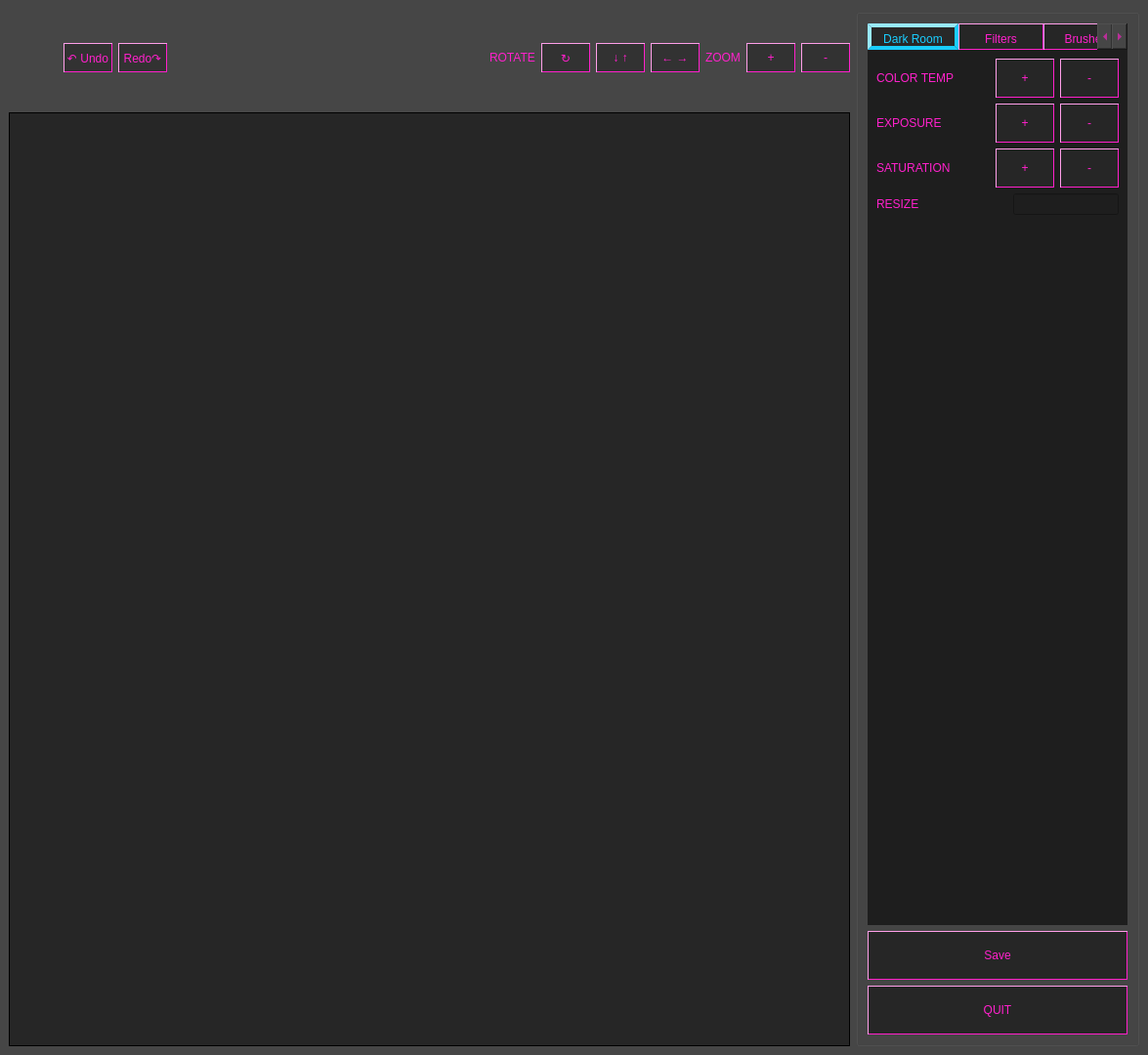
<?xml version="1.0" encoding="UTF-8"?>
<ui version="4.0">
 <class>workingwindow</class>
 <widget class="QMainWindow" name="workingwindow">
  <property name="geometry">
   <rect>
    <x>0</x>
    <y>0</y>
    <width>1175</width>
    <height>1080</height>
   </rect>
  </property>
  <property name="maximumSize">
   <size>
    <width>1920</width>
    <height>1080</height>
   </size>
  </property>
  <property name="palette">
   <palette>
    <active>
     <colorrole role="WindowText">
      <brush brushstyle="SolidPattern">
       <color alpha="255">
        <red>255</red>
        <green>255</green>
        <blue>255</blue>
       </color>
      </brush>
     </colorrole>
     <colorrole role="Button">
      <brush brushstyle="SolidPattern">
       <color alpha="255">
        <red>77</red>
        <green>77</green>
        <blue>77</blue>
       </color>
      </brush>
     </colorrole>
     <colorrole role="Light">
      <brush brushstyle="SolidPattern">
       <color alpha="255">
        <red>115</red>
        <green>115</green>
        <blue>115</blue>
       </color>
      </brush>
     </colorrole>
     <colorrole role="Midlight">
      <brush brushstyle="SolidPattern">
       <color alpha="255">
        <red>96</red>
        <green>96</green>
        <blue>96</blue>
       </color>
      </brush>
     </colorrole>
     <colorrole role="Dark">
      <brush brushstyle="SolidPattern">
       <color alpha="255">
        <red>38</red>
        <green>38</green>
        <blue>38</blue>
       </color>
      </brush>
     </colorrole>
     <colorrole role="Mid">
      <brush brushstyle="SolidPattern">
       <color alpha="255">
        <red>51</red>
        <green>51</green>
        <blue>51</blue>
       </color>
      </brush>
     </colorrole>
     <colorrole role="Text">
      <brush brushstyle="SolidPattern">
       <color alpha="255">
        <red>255</red>
        <green>255</green>
        <blue>255</blue>
       </color>
      </brush>
     </colorrole>
     <colorrole role="BrightText">
      <brush brushstyle="SolidPattern">
       <color alpha="255">
        <red>255</red>
        <green>255</green>
        <blue>255</blue>
       </color>
      </brush>
     </colorrole>
     <colorrole role="ButtonText">
      <brush brushstyle="SolidPattern">
       <color alpha="255">
        <red>255</red>
        <green>255</green>
        <blue>255</blue>
       </color>
      </brush>
     </colorrole>
     <colorrole role="Base">
      <brush brushstyle="SolidPattern">
       <color alpha="255">
        <red>0</red>
        <green>0</green>
        <blue>0</blue>
       </color>
      </brush>
     </colorrole>
     <colorrole role="Window">
      <brush brushstyle="SolidPattern">
       <color alpha="255">
        <red>77</red>
        <green>77</green>
        <blue>77</blue>
       </color>
      </brush>
     </colorrole>
     <colorrole role="Shadow">
      <brush brushstyle="SolidPattern">
       <color alpha="255">
        <red>0</red>
        <green>0</green>
        <blue>0</blue>
       </color>
      </brush>
     </colorrole>
     <colorrole role="AlternateBase">
      <brush brushstyle="SolidPattern">
       <color alpha="255">
        <red>38</red>
        <green>38</green>
        <blue>38</blue>
       </color>
      </brush>
     </colorrole>
     <colorrole role="ToolTipBase">
      <brush brushstyle="SolidPattern">
       <color alpha="255">
        <red>255</red>
        <green>255</green>
        <blue>220</blue>
       </color>
      </brush>
     </colorrole>
     <colorrole role="ToolTipText">
      <brush brushstyle="SolidPattern">
       <color alpha="255">
        <red>0</red>
        <green>0</green>
        <blue>0</blue>
       </color>
      </brush>
     </colorrole>
    </active>
    <inactive>
     <colorrole role="WindowText">
      <brush brushstyle="SolidPattern">
       <color alpha="255">
        <red>255</red>
        <green>255</green>
        <blue>255</blue>
       </color>
      </brush>
     </colorrole>
     <colorrole role="Button">
      <brush brushstyle="SolidPattern">
       <color alpha="255">
        <red>77</red>
        <green>77</green>
        <blue>77</blue>
       </color>
      </brush>
     </colorrole>
     <colorrole role="Light">
      <brush brushstyle="SolidPattern">
       <color alpha="255">
        <red>115</red>
        <green>115</green>
        <blue>115</blue>
       </color>
      </brush>
     </colorrole>
     <colorrole role="Midlight">
      <brush brushstyle="SolidPattern">
       <color alpha="255">
        <red>96</red>
        <green>96</green>
        <blue>96</blue>
       </color>
      </brush>
     </colorrole>
     <colorrole role="Dark">
      <brush brushstyle="SolidPattern">
       <color alpha="255">
        <red>38</red>
        <green>38</green>
        <blue>38</blue>
       </color>
      </brush>
     </colorrole>
     <colorrole role="Mid">
      <brush brushstyle="SolidPattern">
       <color alpha="255">
        <red>51</red>
        <green>51</green>
        <blue>51</blue>
       </color>
      </brush>
     </colorrole>
     <colorrole role="Text">
      <brush brushstyle="SolidPattern">
       <color alpha="255">
        <red>255</red>
        <green>255</green>
        <blue>255</blue>
       </color>
      </brush>
     </colorrole>
     <colorrole role="BrightText">
      <brush brushstyle="SolidPattern">
       <color alpha="255">
        <red>255</red>
        <green>255</green>
        <blue>255</blue>
       </color>
      </brush>
     </colorrole>
     <colorrole role="ButtonText">
      <brush brushstyle="SolidPattern">
       <color alpha="255">
        <red>255</red>
        <green>255</green>
        <blue>255</blue>
       </color>
      </brush>
     </colorrole>
     <colorrole role="Base">
      <brush brushstyle="SolidPattern">
       <color alpha="255">
        <red>0</red>
        <green>0</green>
        <blue>0</blue>
       </color>
      </brush>
     </colorrole>
     <colorrole role="Window">
      <brush brushstyle="SolidPattern">
       <color alpha="255">
        <red>77</red>
        <green>77</green>
        <blue>77</blue>
       </color>
      </brush>
     </colorrole>
     <colorrole role="Shadow">
      <brush brushstyle="SolidPattern">
       <color alpha="255">
        <red>0</red>
        <green>0</green>
        <blue>0</blue>
       </color>
      </brush>
     </colorrole>
     <colorrole role="AlternateBase">
      <brush brushstyle="SolidPattern">
       <color alpha="255">
        <red>38</red>
        <green>38</green>
        <blue>38</blue>
       </color>
      </brush>
     </colorrole>
     <colorrole role="ToolTipBase">
      <brush brushstyle="SolidPattern">
       <color alpha="255">
        <red>255</red>
        <green>255</green>
        <blue>220</blue>
       </color>
      </brush>
     </colorrole>
     <colorrole role="ToolTipText">
      <brush brushstyle="SolidPattern">
       <color alpha="255">
        <red>0</red>
        <green>0</green>
        <blue>0</blue>
       </color>
      </brush>
     </colorrole>
    </inactive>
    <disabled>
     <colorrole role="WindowText">
      <brush brushstyle="SolidPattern">
       <color alpha="255">
        <red>38</red>
        <green>38</green>
        <blue>38</blue>
       </color>
      </brush>
     </colorrole>
     <colorrole role="Button">
      <brush brushstyle="SolidPattern">
       <color alpha="255">
        <red>77</red>
        <green>77</green>
        <blue>77</blue>
       </color>
      </brush>
     </colorrole>
     <colorrole role="Light">
      <brush brushstyle="SolidPattern">
       <color alpha="255">
        <red>115</red>
        <green>115</green>
        <blue>115</blue>
       </color>
      </brush>
     </colorrole>
     <colorrole role="Midlight">
      <brush brushstyle="SolidPattern">
       <color alpha="255">
        <red>96</red>
        <green>96</green>
        <blue>96</blue>
       </color>
      </brush>
     </colorrole>
     <colorrole role="Dark">
      <brush brushstyle="SolidPattern">
       <color alpha="255">
        <red>38</red>
        <green>38</green>
        <blue>38</blue>
       </color>
      </brush>
     </colorrole>
     <colorrole role="Mid">
      <brush brushstyle="SolidPattern">
       <color alpha="255">
        <red>51</red>
        <green>51</green>
        <blue>51</blue>
       </color>
      </brush>
     </colorrole>
     <colorrole role="Text">
      <brush brushstyle="SolidPattern">
       <color alpha="255">
        <red>38</red>
        <green>38</green>
        <blue>38</blue>
       </color>
      </brush>
     </colorrole>
     <colorrole role="BrightText">
      <brush brushstyle="SolidPattern">
       <color alpha="255">
        <red>255</red>
        <green>255</green>
        <blue>255</blue>
       </color>
      </brush>
     </colorrole>
     <colorrole role="ButtonText">
      <brush brushstyle="SolidPattern">
       <color alpha="255">
        <red>38</red>
        <green>38</green>
        <blue>38</blue>
       </color>
      </brush>
     </colorrole>
     <colorrole role="Base">
      <brush brushstyle="SolidPattern">
       <color alpha="255">
        <red>77</red>
        <green>77</green>
        <blue>77</blue>
       </color>
      </brush>
     </colorrole>
     <colorrole role="Window">
      <brush brushstyle="SolidPattern">
       <color alpha="255">
        <red>77</red>
        <green>77</green>
        <blue>77</blue>
       </color>
      </brush>
     </colorrole>
     <colorrole role="Shadow">
      <brush brushstyle="SolidPattern">
       <color alpha="255">
        <red>0</red>
        <green>0</green>
        <blue>0</blue>
       </color>
      </brush>
     </colorrole>
     <colorrole role="AlternateBase">
      <brush brushstyle="SolidPattern">
       <color alpha="255">
        <red>77</red>
        <green>77</green>
        <blue>77</blue>
       </color>
      </brush>
     </colorrole>
     <colorrole role="ToolTipBase">
      <brush brushstyle="SolidPattern">
       <color alpha="255">
        <red>255</red>
        <green>255</green>
        <blue>220</blue>
       </color>
      </brush>
     </colorrole>
     <colorrole role="ToolTipText">
      <brush brushstyle="SolidPattern">
       <color alpha="255">
        <red>0</red>
        <green>0</green>
        <blue>0</blue>
       </color>
      </brush>
     </colorrole>
    </disabled>
   </palette>
  </property>
  <property name="mouseTracking">
   <bool>true</bool>
  </property>
  <property name="windowTitle">
   <string>FOTOSHOP</string>
  </property>
  <property name="windowIcon">
   <iconset resource="Images/Images.qrc">
    <normaloff>:/Icon/fs.png</normaloff>:/Icon/fs.png</iconset>
  </property>
  <property name="windowOpacity">
   <double>0.500000000000000</double>
  </property>
  <property name="autoFillBackground">
   <bool>true</bool>
  </property>
  <widget class="QWidget" name="centralwidget">
   <property name="styleSheet">
    <string notr="true">background-color: rgb(70, 70, 70);</string>
   </property>
   <layout class="QGridLayout" name="gridLayout_3">
    <item row="0" column="0">
     <layout class="QHBoxLayout" name="horizontalLayout">
      <item>
       <layout class="QVBoxLayout" name="verticalLayout_5">
        <item>
         <layout class="QHBoxLayout" name="horizontalLayout_8">
          <item>
           <widget class="QPushButton" name="OpenNew">
            <property name="minimumSize">
             <size>
              <width>50</width>
              <height>100</height>
             </size>
            </property>
            <property name="styleSheet">
             <string notr="true">QPushButton {image: url(:/Icon/fs.png);}
QPushButton {border-style: outset; border-width: 0px;}</string>
            </property>
            <property name="text">
             <string/>
            </property>
           </widget>
          </item>
          <item>
           <layout class="QVBoxLayout" name="verticalLayout_7">
            <item>
             <widget class="QPushButton" name="Undo">
              <property name="minimumSize">
               <size>
                <width>50</width>
                <height>30</height>
               </size>
              </property>
              <property name="styleSheet">
               <string notr="true">QPushButton {
	color: rgb(255, 32, 203);
	font: 75 8pt &quot;System&quot;;

     border-style: outset;
	 
	 border-color: rgb(255, 32, 203);
	 background-color: rgb(50, 50, 50);
	 border-width: 1px;
}

 QPushButton:hover{
 
	border-width: 4px;
	border-color: rgb(25, 205, 255);
	color: rgb(25,205,255);

 }</string>
              </property>
              <property name="text">
               <string>↶ Undo</string>
              </property>
             </widget>
            </item>
           </layout>
          </item>
          <item>
           <layout class="QVBoxLayout" name="verticalLayout_6">
            <item>
             <widget class="QPushButton" name="Redo">
              <property name="minimumSize">
               <size>
                <width>50</width>
                <height>30</height>
               </size>
              </property>
              <property name="styleSheet">
               <string notr="true">QPushButton {
	color: rgb(255, 32, 203);
	font: 75 8pt &quot;System&quot;;

     border-style: outset;
	 
	 border-color: rgb(255, 32, 203);
	 background-color: rgb(50, 50, 50);
	 border-width: 1px;
}

 QPushButton:hover{
 
	border-width: 4px;
	border-color: rgb(25, 205, 255);
	color: rgb(25,205,255);

 }</string>
              </property>
              <property name="text">
               <string>Redo↷</string>
              </property>
             </widget>
            </item>
           </layout>
          </item>
         </layout>
        </item>
       </layout>
      </item>
      <item>
       <spacer name="horizontalSpacer">
        <property name="orientation">
         <enum>Qt::Horizontal</enum>
        </property>
        <property name="sizeHint" stdset="0">
         <size>
          <width>40</width>
          <height>20</height>
         </size>
        </property>
       </spacer>
      </item>
      <item>
       <widget class="QLabel" name="label_6">
        <property name="text">
         <string/>
        </property>
        <property name="pixmap">
         <pixmap resource="Images/Images.qrc">:/blooddragon2.png</pixmap>
        </property>
       </widget>
      </item>
      <item>
       <spacer name="horizontalSpacer_5">
        <property name="orientation">
         <enum>Qt::Horizontal</enum>
        </property>
        <property name="sizeHint" stdset="0">
         <size>
          <width>40</width>
          <height>20</height>
         </size>
        </property>
       </spacer>
      </item>
      <item>
       <layout class="QHBoxLayout" name="horizontalLayout_6">
        <item>
         <widget class="QLabel" name="label_5">
          <property name="styleSheet">
           <string notr="true">Color: rgb(255,32,203);

font: 75 8pt &quot;System&quot;;</string>
          </property>
          <property name="text">
           <string>ROTATE</string>
          </property>
         </widget>
        </item>
        <item>
         <widget class="QPushButton" name="Rotate">
          <property name="minimumSize">
           <size>
            <width>50</width>
            <height>30</height>
           </size>
          </property>
          <property name="styleSheet">
           <string notr="true">QPushButton {
	color: rgb(255, 32, 203);
	font: 75 8pt &quot;System&quot;;

     border-style: outset;
	 
	 border-color: rgb(255, 32, 203);
	 background-color: rgb(50, 50, 50);
	 border-width: 1px;
}

 QPushButton:hover{
 
	border-width: 4px;
	border-color: rgb(25, 205, 255);
	color: rgb(25,205,255);

 }</string>
          </property>
          <property name="text">
           <string>↻</string>
          </property>
         </widget>
        </item>
        <item>
         <widget class="QPushButton" name="updown">
          <property name="minimumSize">
           <size>
            <width>50</width>
            <height>30</height>
           </size>
          </property>
          <property name="styleSheet">
           <string notr="true">QPushButton {
	color: rgb(255, 32, 203);
	font: 75 8pt &quot;System&quot;;

     border-style: outset;
	 
	 border-color: rgb(255, 32, 203);
	 background-color: rgb(50, 50, 50);
	 border-width: 1px;
}

 QPushButton:hover{
 
	border-width: 4px;
	border-color: rgb(25, 205, 255);
	color: rgb(25,205,255);

 }</string>
          </property>
          <property name="text">
           <string>↓ ↑</string>
          </property>
         </widget>
        </item>
        <item>
         <widget class="QPushButton" name="leftright">
          <property name="minimumSize">
           <size>
            <width>50</width>
            <height>30</height>
           </size>
          </property>
          <property name="styleSheet">
           <string notr="true">QPushButton {
	color: rgb(255, 32, 203);
	font: 75 8pt &quot;System&quot;;

     border-style: outset;
	 
	 border-color: rgb(255, 32, 203);
	 background-color: rgb(50, 50, 50);
	 border-width: 1px;
}

 QPushButton:hover{
 
	border-width: 4px;
	border-color: rgb(25, 205, 255);
	color: rgb(25,205,255);

 }</string>
          </property>
          <property name="text">
           <string>← →</string>
          </property>
         </widget>
        </item>
       </layout>
      </item>
      <item>
       <layout class="QHBoxLayout" name="horizontalLayout_2">
        <item>
         <widget class="QLabel" name="label">
          <property name="styleSheet">
           <string notr="true">Color: rgb(255,32,203);

font: 75 8pt &quot;System&quot;;</string>
          </property>
          <property name="text">
           <string>ZOOM</string>
          </property>
         </widget>
        </item>
        <item>
         <widget class="QPushButton" name="ZoomIn">
          <property name="minimumSize">
           <size>
            <width>50</width>
            <height>30</height>
           </size>
          </property>
          <property name="styleSheet">
           <string notr="true">QPushButton {
	color: rgb(255, 32, 203);
	font: 75 8pt &quot;System&quot;;

     border-style: outset;
	 
	 border-color: rgb(255, 32, 203);
	 background-color: rgb(50, 50, 50);
	 border-width: 1px;
}

 QPushButton:hover{
 
	border-width: 4px;
	border-color: rgb(25, 205, 255);
	color: rgb(25,205,255);

 }</string>
          </property>
          <property name="text">
           <string>+</string>
          </property>
         </widget>
        </item>
        <item>
         <widget class="QPushButton" name="ZoomOut">
          <property name="minimumSize">
           <size>
            <width>50</width>
            <height>30</height>
           </size>
          </property>
          <property name="styleSheet">
           <string notr="true">QPushButton {
	color: rgb(255, 32, 203);
	font: 75 8pt &quot;System&quot;;

     border-style: outset;
	 
	 border-color: rgb(255, 32, 203);
	 background-color: rgb(50, 50, 50);
	 border-width: 1px;
}

 QPushButton:hover{
 
	border-width: 4px;
	border-color: rgb(25, 205, 255);
	color: rgb(25,205,255);

 }</string>
          </property>
          <property name="text">
           <string>-</string>
          </property>
         </widget>
        </item>
       </layout>
      </item>
     </layout>
    </item>
    <item row="1" column="0" rowspan="2">
     <layout class="QGridLayout" name="gridLayout_2">
      <item row="0" column="0">
       <widget class="QScrollArea" name="scrollArea">
        <property name="styleSheet">
         <string notr="true">QScrollArea 
{
	
	alternate-background-color: rgb(26, 255, 190);
	
	border-color: rgb(255, 0, 4);
	
	gridline-color: rgb(255, 170, 0);
	
	selection-color: rgb(0, 255, 0);
	background-color: rgb(0, 0, 0);
}</string>
        </property>
        <property name="widgetResizable">
         <bool>true</bool>
        </property>
        <widget class="QWidget" name="scrollAreaWidgetContents">
         <property name="geometry">
          <rect>
           <x>0</x>
           <y>0</y>
           <width>857</width>
           <height>700</height>
          </rect>
         </property>
         <property name="styleSheet">
          <string notr="true">background-color: rgb(38, 38, 38);</string>
         </property>
         <layout class="QGridLayout" name="gridLayout">
          <item row="0" column="0">
           <widget class="QLabel" name="imageLabel">
            <property name="text">
             <string/>
            </property>
            <property name="alignment">
             <set>Qt::AlignCenter</set>
            </property>
           </widget>
          </item>
         </layout>
        </widget>
       </widget>
      </item>
     </layout>
    </item>
    <item row="0" column="1" rowspan="3" alignment="Qt::AlignRight">
     <widget class="QGroupBox" name="horizontalGroupBox">
      <property name="minimumSize">
       <size>
        <width>290</width>
        <height>0</height>
       </size>
      </property>
      <property name="maximumSize">
       <size>
        <width>290</width>
        <height>16777215</height>
       </size>
      </property>
      <property name="styleSheet">
       <string notr="true">selection-color: rgb(0, 0, 0);
border-color: rgb(0, 0, 0);
gridline-color: rgb(0, 0, 0);

color: rgb(255,32,203);
border-color: rgb(70, 70, 70);
background-color: rgb(70, 70, 70);
</string>
      </property>
      <layout class="QVBoxLayout" name="verticalLayout">
       <item>
        <widget class="QTabWidget" name="tabWidget">
         <property name="minimumSize">
          <size>
           <width>80</width>
           <height>0</height>
          </size>
         </property>
         <property name="styleSheet">
          <string notr="true">
QTabBar:tab 
{
	color: rgb(255, 32, 203);
	font: 75 6pt &quot;System&quot;;
	padding: 5px, 0px, 5px;
     border-style: outset;
	border-color: rgb(255, 32, 203);
	 background-color: rgb(38, 38, 38);
	 border-width: 1px;
	 width: 85px;
}

QTabBar:tab:selected, QTabBar:tab:hover { 
	color:rgb(25, 205, 255);
	border-color:rgb(25, 205, 255);
	background-color: rgb(40, 40, 40);
	border-width: 4px;
	font: 75 8pt &quot;System&quot;;

 }</string>
         </property>
         <property name="currentIndex">
          <number>0</number>
         </property>
         <widget class="QWidget" name="darkroom">
          <property name="minimumSize">
           <size>
            <width>0</width>
            <height>0</height>
           </size>
          </property>
          <property name="styleSheet">
           <string notr="true">color: rgb(255,32,203);
background-color: rgb(30, 30, 30);

border-color: rgb(255,32,203);

gridline-color: rgb(255, 0, 255);

selection-color: rgb(255, 0, 255);

selection-background-color: rgb(255, 0, 255);
alternate-background-color: rgb(255, 0, 255);</string>
          </property>
          <attribute name="title">
           <string>Dark Room</string>
          </attribute>
          <layout class="QVBoxLayout" name="verticalLayout_3">
           <item>
            <layout class="QHBoxLayout" name="horizontalLayout_3">
             <item>
              <widget class="QLabel" name="label_2">
               <property name="styleSheet">
                <string notr="true">Color: rgb(255,32,203);

font: 75 8pt &quot;System&quot;;</string>
               </property>
               <property name="text">
                <string>COLOR TEMP</string>
               </property>
              </widget>
             </item>
             <item>
              <spacer name="horizontalSpacer_3">
               <property name="orientation">
                <enum>Qt::Horizontal</enum>
               </property>
               <property name="sizeHint" stdset="0">
                <size>
                 <width>40</width>
                 <height>20</height>
                </size>
               </property>
              </spacer>
             </item>
             <item>
              <widget class="QPushButton" name="WarmifyButton">
               <property name="minimumSize">
                <size>
                 <width>60</width>
                 <height>40</height>
                </size>
               </property>
               <property name="styleSheet">
                <string notr="true">QPushButton {
	color: rgb(255, 32, 203);
	font: 75 8pt &quot;System&quot;;

     border-style: outset;
	 
	 border-color: rgb(255, 32, 203);
	 background-color: rgb(38, 38, 38);
	 border-width: 1px;
}

 QPushButton:hover{
 
	border-width: 4px;
	border-color: rgb(25, 205, 255);
	color: rgb(25,205,255);

 }</string>
               </property>
               <property name="text">
                <string>+</string>
               </property>
              </widget>
             </item>
             <item>
              <widget class="QPushButton" name="coolButton">
               <property name="minimumSize">
                <size>
                 <width>60</width>
                 <height>40</height>
                </size>
               </property>
               <property name="styleSheet">
                <string notr="true">QPushButton {
	color: rgb(255, 32, 203);
	font: 75 8pt &quot;System&quot;;

     border-style: outset;
	 
	 border-color: rgb(255, 32, 203);
	 background-color: rgb(38, 38, 38);
	 border-width: 1px;
}

 QPushButton:hover{
 
	border-width: 4px;
	border-color: rgb(25, 205, 255);
	color: rgb(25,205,255);

 }</string>
               </property>
               <property name="text">
                <string>-</string>
               </property>
              </widget>
             </item>
            </layout>
           </item>
           <item>
            <layout class="QHBoxLayout" name="horizontalLayout_4">
             <item>
              <widget class="QLabel" name="label_3">
               <property name="styleSheet">
                <string notr="true">Color: rgb(255,32,203);

font: 75 8pt &quot;System&quot;;</string>
               </property>
               <property name="text">
                <string>EXPOSURE</string>
               </property>
              </widget>
             </item>
             <item>
              <spacer name="horizontalSpacer_2">
               <property name="orientation">
                <enum>Qt::Horizontal</enum>
               </property>
               <property name="sizeHint" stdset="0">
                <size>
                 <width>40</width>
                 <height>20</height>
                </size>
               </property>
              </spacer>
             </item>
             <item>
              <widget class="QPushButton" name="overExposeButton">
               <property name="minimumSize">
                <size>
                 <width>60</width>
                 <height>40</height>
                </size>
               </property>
               <property name="styleSheet">
                <string notr="true">QPushButton {
	color: rgb(255, 32, 203);
	font: 75 8pt &quot;System&quot;;

     border-style: outset;
	 
	 border-color: rgb(255, 32, 203);
	 background-color: rgb(38, 38, 38);
	 border-width: 1px;
}

 QPushButton:hover{
 
	border-width: 4px;
	border-color: rgb(25, 205, 255);
	color: rgb(25,205,255);

 }</string>
               </property>
               <property name="text">
                <string>+</string>
               </property>
              </widget>
             </item>
             <item>
              <widget class="QPushButton" name="underExposeButton">
               <property name="minimumSize">
                <size>
                 <width>60</width>
                 <height>40</height>
                </size>
               </property>
               <property name="styleSheet">
                <string notr="true">QPushButton {
	color: rgb(255, 32, 203);
	font: 75 8pt &quot;System&quot;;

     border-style: outset;
	 
	 border-color: rgb(255, 32, 203);
	 background-color: rgb(38, 38, 38);
	 border-width: 1px;
}

 QPushButton:hover{
 
	border-width: 4px;
	border-color: rgb(25, 205, 255);
	color: rgb(25,205,255);

 }</string>
               </property>
               <property name="text">
                <string>-</string>
               </property>
              </widget>
             </item>
            </layout>
           </item>
           <item>
            <layout class="QHBoxLayout" name="horizontalLayout_5">
             <item>
              <widget class="QLabel" name="label_4">
               <property name="styleSheet">
                <string notr="true">Color: rgb(255,32,203);

font: 75 8pt &quot;System&quot;;</string>
               </property>
               <property name="text">
                <string>SATURATION</string>
               </property>
              </widget>
             </item>
             <item>
              <spacer name="horizontalSpacer_4">
               <property name="orientation">
                <enum>Qt::Horizontal</enum>
               </property>
               <property name="sizeHint" stdset="0">
                <size>
                 <width>40</width>
                 <height>20</height>
                </size>
               </property>
              </spacer>
             </item>
             <item>
              <widget class="QPushButton" name="saturateButton">
               <property name="minimumSize">
                <size>
                 <width>60</width>
                 <height>40</height>
                </size>
               </property>
               <property name="styleSheet">
                <string notr="true">QPushButton {
	color: rgb(255, 32, 203);
	font: 75 8pt &quot;System&quot;;

     border-style: outset;
	 
	 border-color: rgb(255, 32, 203);
	 background-color: rgb(38, 38, 38);
	 border-width: 1px;
}

 QPushButton:hover{
 
	border-width: 4px;
	border-color: rgb(25, 205, 255);
	color: rgb(25,205,255);

 }</string>
               </property>
               <property name="text">
                <string>+</string>
               </property>
              </widget>
             </item>
             <item>
              <widget class="QPushButton" name="DesaturateButton">
               <property name="minimumSize">
                <size>
                 <width>60</width>
                 <height>40</height>
                </size>
               </property>
               <property name="styleSheet">
                <string notr="true">QPushButton {
	color: rgb(255, 32, 203);
	font: 75 8pt &quot;System&quot;;

     border-style: outset;
	 
	 border-color: rgb(255, 32, 203);
	 background-color: rgb(38, 38, 38);
	 border-width: 1px;
}

 QPushButton:hover{
 
	border-width: 4px;
	border-color: rgb(25, 205, 255);
	color: rgb(25,205,255);

 }</string>
               </property>
               <property name="text">
                <string>-</string>
               </property>
              </widget>
             </item>
            </layout>
           </item>
           <item>
            <layout class="QHBoxLayout" name="horizontalLayout_11">
             <item>
              <widget class="QLabel" name="label_7">
               <property name="styleSheet">
                <string notr="true">Color: rgb(255,32,203);

font: 75 8pt &quot;System&quot;;</string>
               </property>
               <property name="text">
                <string>RESIZE</string>
               </property>
              </widget>
             </item>
             <item>
              <spacer name="horizontalSpacer_6">
               <property name="orientation">
                <enum>Qt::Horizontal</enum>
               </property>
               <property name="sizeHint" stdset="0">
                <size>
                 <width>40</width>
                 <height>20</height>
                </size>
               </property>
              </spacer>
             </item>
             <item>
              <widget class="QLineEdit" name="lineEdit">
               <property name="styleSheet">
                <string notr="true">font: 75 8pt &quot;System&quot;;</string>
               </property>
              </widget>
             </item>
            </layout>
           </item>
           <item>
            <spacer name="verticalSpacer">
             <property name="orientation">
              <enum>Qt::Vertical</enum>
             </property>
             <property name="sizeHint" stdset="0">
              <size>
               <width>20</width>
               <height>40</height>
              </size>
             </property>
            </spacer>
           </item>
          </layout>
         </widget>
         <widget class="QWidget" name="filters">
          <property name="styleSheet">
           <string notr="true">color: rgb(255,32,203);
background-color: rgb(30, 30, 30);

border-color: rgb(255,32,203);

gridline-color: rgb(255, 0, 255);

selection-color: rgb(255, 0, 255);

selection-background-color: rgb(255, 0, 255);
alternate-background-color: rgb(255, 0, 255);</string>
          </property>
          <attribute name="title">
           <string>Filters</string>
          </attribute>
          <layout class="QVBoxLayout" name="verticalLayout_4">
           <item>
            <widget class="QScrollArea" name="scrollArea_2">
             <property name="widgetResizable">
              <bool>true</bool>
             </property>
             <widget class="QWidget" name="scrollAreaWidgetContents_2">
              <property name="geometry">
               <rect>
                <x>0</x>
                <y>0</y>
                <width>231</width>
                <height>929</height>
               </rect>
              </property>
              <layout class="QVBoxLayout" name="verticalLayout_8">
               <item>
                <widget class="QPushButton" name="greyScale">
                 <property name="minimumSize">
                  <size>
                   <width>0</width>
                   <height>125</height>
                  </size>
                 </property>
                 <property name="maximumSize">
                  <size>
                   <width>16777215</width>
                   <height>16777215</height>
                  </size>
                 </property>
                 <property name="cursor">
                  <cursorShape>ArrowCursor</cursorShape>
                 </property>
                 <property name="focusPolicy">
                  <enum>Qt::StrongFocus</enum>
                 </property>
                 <property name="styleSheet">
                  <string notr="true">QPushButton {image: url(:/Icon/grey.png);}
QPushButton {border-style: outset; border-width: 0px;}
</string>
                 </property>
                 <property name="text">
                  <string/>
                 </property>
                 <property name="iconSize">
                  <size>
                   <width>150</width>
                   <height>150</height>
                  </size>
                 </property>
                </widget>
               </item>
               <item>
                <widget class="QPushButton" name="SepiaButton">
                 <property name="minimumSize">
                  <size>
                   <width>0</width>
                   <height>125</height>
                  </size>
                 </property>
                 <property name="styleSheet">
                  <string notr="true">QPushButton {image: url(:/Icon/sepia.png);}
QPushButton {border-style: outset; border-width: 0px;}</string>
                 </property>
                 <property name="text">
                  <string/>
                 </property>
                </widget>
               </item>
               <item>
                <widget class="QPushButton" name="Negative">
                 <property name="minimumSize">
                  <size>
                   <width>0</width>
                   <height>125</height>
                  </size>
                 </property>
                 <property name="styleSheet">
                  <string notr="true">QPushButton {image: url(:/Icon/robotNeg.png);}
QPushButton {border-style: outset; border-width: 0px;}</string>
                 </property>
                 <property name="text">
                  <string/>
                 </property>
                </widget>
               </item>
               <item>
                <widget class="QPushButton" name="PixelateButton">
                 <property name="minimumSize">
                  <size>
                   <width>0</width>
                   <height>125</height>
                  </size>
                 </property>
                 <property name="styleSheet">
                  <string notr="true">QPushButton {image: url(:/Icon/censored.png);}
QPushButton {border-style: outset; border-width: 0px;}</string>
                 </property>
                 <property name="text">
                  <string/>
                 </property>
                </widget>
               </item>
               <item>
                <widget class="QPushButton" name="PencilSketch">
                 <property name="minimumSize">
                  <size>
                   <width>0</width>
                   <height>125</height>
                  </size>
                 </property>
                 <property name="styleSheet">
                  <string notr="true">QPushButton {image: url(:/Icon/sketch.png);}
QPushButton {border-style: outset; border-width: 0px;}</string>
                 </property>
                 <property name="text">
                  <string/>
                 </property>
                </widget>
               </item>
               <item>
                <widget class="QPushButton" name="ContrastBoost">
                 <property name="minimumSize">
                  <size>
                   <width>0</width>
                   <height>125</height>
                  </size>
                 </property>
                 <property name="styleSheet">
                  <string notr="true">QPushButton {image: url(:/Icon/Boost.png);}
QPushButton {border-style: outset; border-width: 0px;}</string>
                 </property>
                 <property name="text">
                  <string/>
                 </property>
                </widget>
               </item>
               <item>
                <widget class="QPushButton" name="edges">
                 <property name="minimumSize">
                  <size>
                   <width>0</width>
                   <height>125</height>
                  </size>
                 </property>
                 <property name="styleSheet">
                  <string notr="true">QPushButton {image: url(:/Icon/edges.png);}
QPushButton {border-style: outset; border-width: 0px;}</string>
                 </property>
                 <property name="text">
                  <string/>
                 </property>
                </widget>
               </item>
              </layout>
             </widget>
            </widget>
           </item>
          </layout>
         </widget>
         <widget class="QWidget" name="Brushes">
          <property name="styleSheet">
           <string notr="true">color: rgb(255,32,203);
background-color: rgb(30, 30, 30);

border-color: rgb(255,32,203);

gridline-color: rgb(255, 0, 255);

selection-color: rgb(255, 0, 255);

selection-background-color: rgb(255, 0, 255);
alternate-background-color: rgb(255, 0, 255);</string>
          </property>
          <attribute name="title">
           <string>Brushes</string>
          </attribute>
          <layout class="QVBoxLayout" name="verticalLayout_2">
           <item>
            <layout class="QHBoxLayout" name="horizontalLayout_7">
             <item>
              <widget class="QPushButton" name="PenButton">
               <property name="text">
                <string>Pen</string>
               </property>
               <property name="checkable">
                <bool>true</bool>
               </property>
              </widget>
             </item>
             <item>
              <widget class="QPushButton" name="EraserButton">
               <property name="text">
                <string>Eraser</string>
               </property>
               <property name="checkable">
                <bool>true</bool>
               </property>
              </widget>
             </item>
            </layout>
           </item>
           <item>
            <layout class="QHBoxLayout" name="horizontalLayout_9">
             <item>
              <widget class="QPushButton" name="BrushButton">
               <property name="text">
                <string>Brush</string>
               </property>
               <property name="checkable">
                <bool>true</bool>
               </property>
              </widget>
             </item>
             <item>
              <widget class="QPushButton" name="TextButton">
               <property name="text">
                <string>Text</string>
               </property>
               <property name="checkable">
                <bool>true</bool>
               </property>
              </widget>
             </item>
            </layout>
           </item>
           <item>
            <spacer name="verticalSpacer_3">
             <property name="orientation">
              <enum>Qt::Vertical</enum>
             </property>
             <property name="sizeHint" stdset="0">
              <size>
               <width>20</width>
               <height>40</height>
              </size>
             </property>
            </spacer>
           </item>
          </layout>
         </widget>
        </widget>
       </item>
       <item>
        <widget class="QPushButton" name="Save">
         <property name="minimumSize">
          <size>
           <width>50</width>
           <height>50</height>
          </size>
         </property>
         <property name="styleSheet">
          <string notr="true">QPushButton {
	color: rgb(255, 32, 203);
	font: 75 8pt &quot;System&quot;;

     border-style: outset;
	 
	 border-color: rgb(255, 32, 203);
	 background-color: rgb(38, 38, 38);
	 border-width: 1px;
}

 QPushButton:hover{
 
	border-width: 4px;
	border-color: rgb(25, 205, 255);
	color: rgb(25,205,255);

 }</string>
         </property>
         <property name="text">
          <string>Save</string>
         </property>
        </widget>
       </item>
       <item>
        <widget class="QPushButton" name="quitButton">
         <property name="minimumSize">
          <size>
           <width>50</width>
           <height>50</height>
          </size>
         </property>
         <property name="styleSheet">
          <string notr="true">QPushButton {
	color: rgb(255, 32, 203);
	font: 75 8pt &quot;System&quot;;

     border-style: outset;
	 
	 border-color: rgb(255, 32, 203);
	 background-color: rgb(38, 38, 38);
	 border-width: 1px;
}

 QPushButton:hover{
 
	border-width: 4px;
	border-color: rgb(25, 205, 255);
	color: rgb(25,205,255);

 }</string>
         </property>
         <property name="text">
          <string>QUIT</string>
         </property>
        </widget>
       </item>
      </layout>
     </widget>
    </item>
   </layout>
   <zorder>horizontalGroupBox</zorder>
   <zorder></zorder>
   <zorder></zorder>
  </widget>
 </widget>
 <resources>
  <include location="Images/Images.qrc"/>
 </resources>
 <connections/>
</ui>
